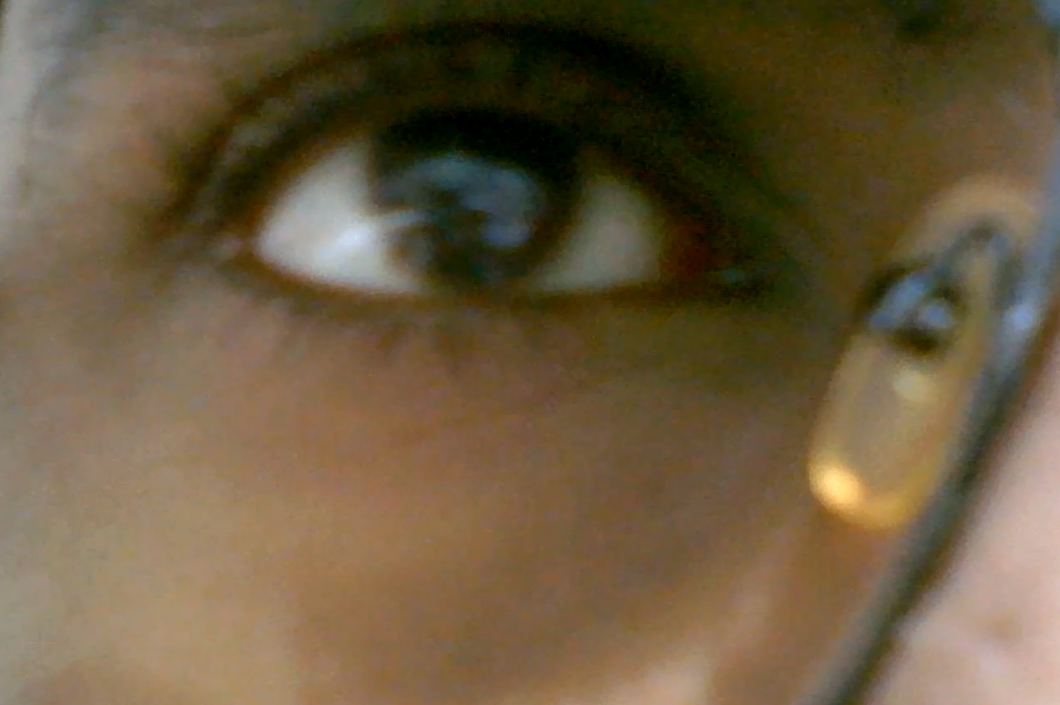
#> input picture pupil.png, 1060 x 705 px, found by its file name
$ python circle_detection.py
#> lines starting #> are read from the running program, lines starting #| are printed output that depends on the picture; after the words box and inside, x2 and y2 are one past the last pixel; in counts of white or black regions, pixels touching at a corner belong together
#> further down, img is the input picture: shape (705, 1060, 3); mean B, G, R 64, 90.8, 107.6
import cv2
import numpy as np
import matplotlib.pyplot as plt

def adjust_exposure(image, factor):
    return cv2.convertScaleAbs(image, alpha=factor, beta=0)

def adjust_brightness(image, value):
    return cv2.convertScaleAbs(image, alpha=1, beta=value)

def adjust_shadows(image, factor=1.0):
    # Adjust shadows by applying gamma correction on the lower intensities
    shadows = np.clip(255.0 * (image / 255.0) ** factor, 0, 255).astype(np.uint8)
    return shadows

def adjust_highlights(image, factor=1.0):
    # Adjust highlights by appl ying gamma correction on the inverted image
    highlights = np.clip(255.0 * ((255 - image) / 255.0) ** factor, 0, 255).astype(np.uint8)
    # Invert back to normal highlights
    highlights = 255 - highlights
    return highlights

def adjust_saturation(image, factor):
    # Convert the image from BGR to HSV color space
    hsv_image = cv2.cvtColor(image, cv2.COLOR_BGR2HSV)

    # Convert the saturation channel to float32 to prevent overflow during multiplication
    hsv_image = hsv_image.astype(np.float32)

    # Scale the saturation channel by the given factor
    hsv_image[:, :, 1] *= factor

    # Clip the saturation values to be in valid range [0, 255]
    hsv_image[:, :, 1] = np.clip(hsv_image[:, :, 1], 0, 255)

    # Convert back to uint8
    hsv_image = hsv_image.astype(np.uint8)

    # Convert the image back to BGR color space
    adjusted_image = cv2.cvtColor(hsv_image, cv2.COLOR_HSV2BGR)

    return adjusted_image

def adjust_contrast_clahe(image, clip_limit=2.0, tile_grid_size=(8, 8)):
    # Convert the image to the LAB color space
    lab_image = cv2.cvtColor(image, cv2.COLOR_BGR2LAB)

    # Split the LAB image into its channels
    l_channel, a_channel, b_channel = cv2.split(lab_image)

    # Apply CLAHE to the L-channel (luminance)
    clahe = cv2.createCLAHE(clipLimit=clip_limit, tileGridSize=tile_grid_size)
    l_channel_clahe = clahe.apply(l_channel)

    # Merge the channels back together
    enhanced_lab_image = cv2.merge((l_channel_clahe, a_channel, b_channel))

    # Convert back to BGR color space
    enhanced_image = cv2.cvtColor(enhanced_lab_image, cv2.COLOR_LAB2BGR)

    return enhanced_image

def increase_whites(image, threshold=200, increment=30):
    # Ensure the increment is within a valid range
#> called with threshold = 200, increment = 30
    increment = np.clip(increment, 0, 255)

    # Convert the image to the LAB color space to separate the lightness
    lab_image = cv2.cvtColor(image, cv2.COLOR_BGR2LAB)
#> lab_image: shape (705, 1060, 3); mean of channels 0, 1, 2 99.6, 130.9, 145.6
    l_channel, a_channel, b_channel = cv2.split(lab_image)
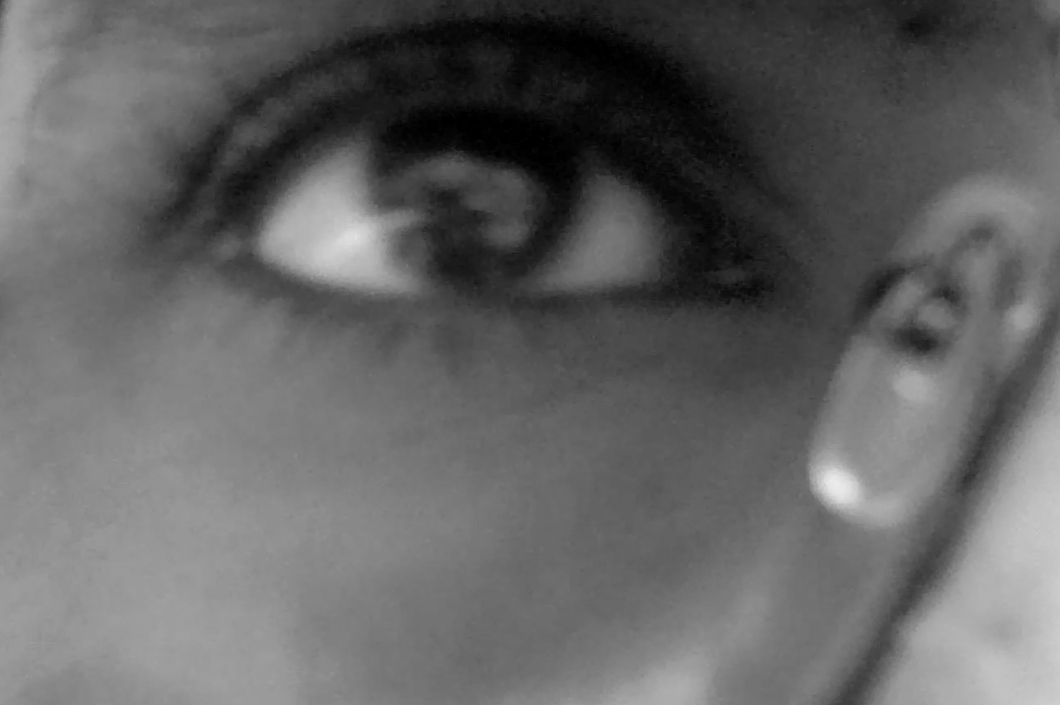
#> l_channel: shape (705, 1060); min 0, max 235, mean 99.6
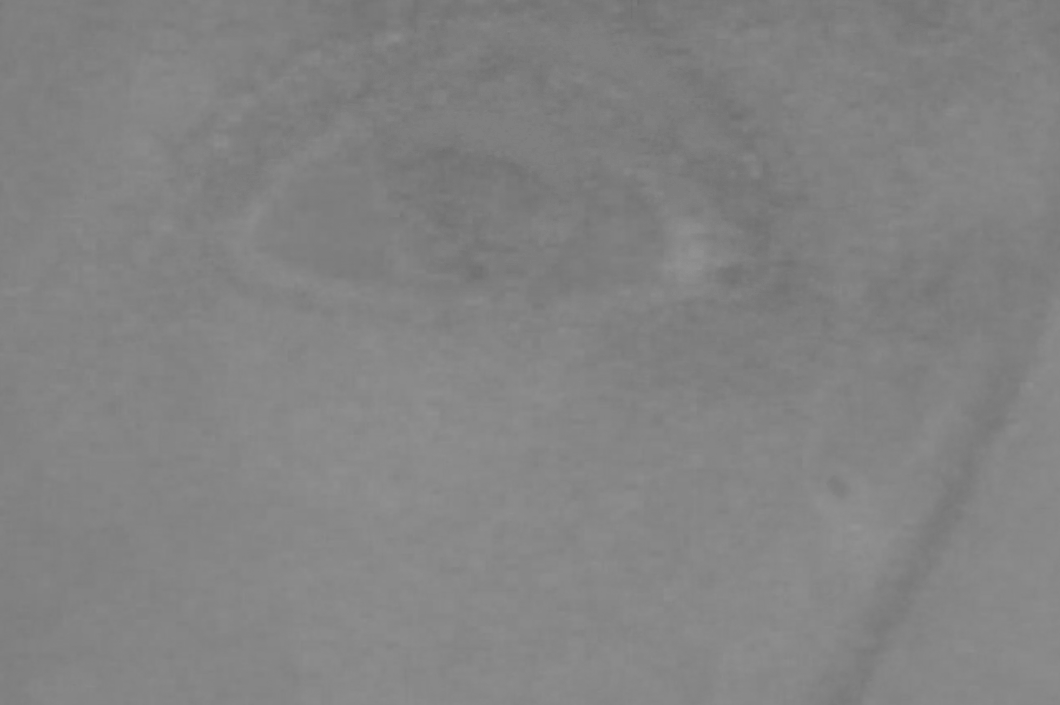
#> a_channel: shape (705, 1060); min 109, max 148, mean 130.9
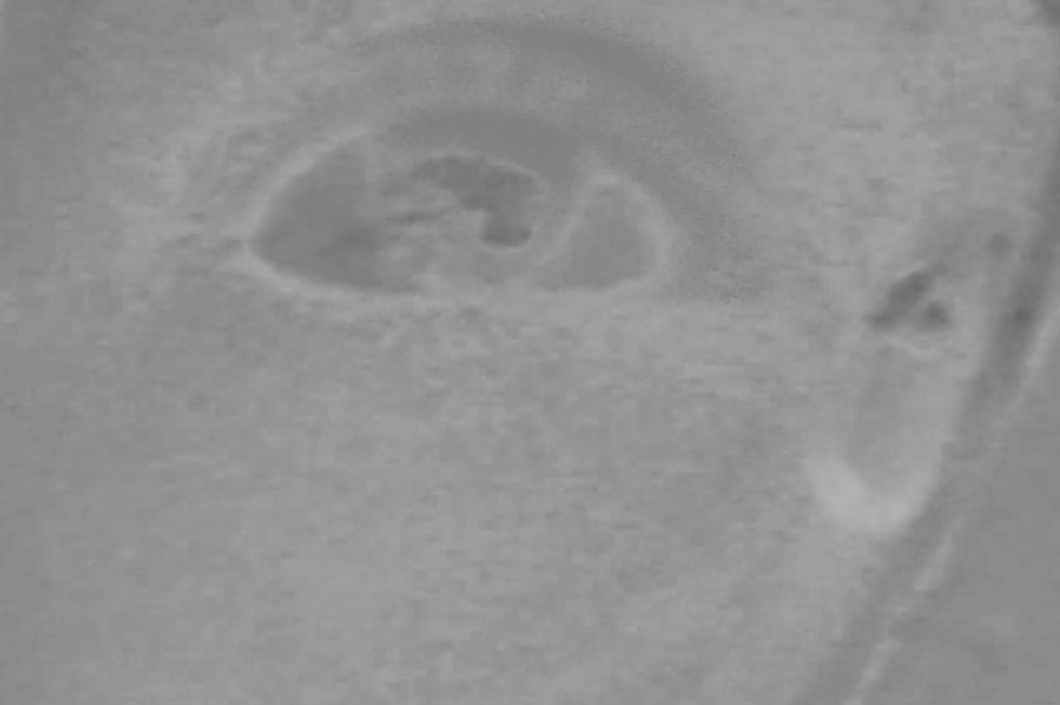
#> b_channel: shape (705, 1060); min 103, max 179, mean 145.6

    # Increase the intensity of light regions (whites) based on the threshold
    l_channel = np.where(l_channel > threshold, np.clip(l_channel + increment, 0, 255), l_channel)

    # Merge the channels back
    enhanced_lab_image = cv2.merge((l_channel, a_channel, b_channel))
#> enhanced_lab_image: shape (705, 1060, 3); mean of channels 0, 1, 2 99.6, 130.9, 145.6

    # Convert back to BGR color space
    enhanced_image = cv2.cvtColor(enhanced_lab_image, cv2.COLOR_LAB2BGR)

    return enhanced_image

# Load the image
image_path = 'pupil.png'
img = cv2.imread(image_path)

# Convert to grayscale

# high_light = adjust_highlights(gray_img, 1.4)
# expo = adjust_exposure(high_light, 1.5)

# Apply a Gaussian blur to reduce noise and improve circle detection
whitess = increase_whites(img)
blurred_img = adjust_contrast_clahe(whitess, clip_limit=4.0, tile_grid_size=(10, 10))
#> in adjust_contrast_clahe, `lab_image = cv2.cvtColor(image, cv2.COLOR_BGR2LAB)`: lab_image: shape (705, 1060, 3); mean of channels 0, 1, 2 99.6, 130.8, 145.6
#> in adjust_contrast_clahe, `l_channel_clahe = clahe.apply(l_channel)`:
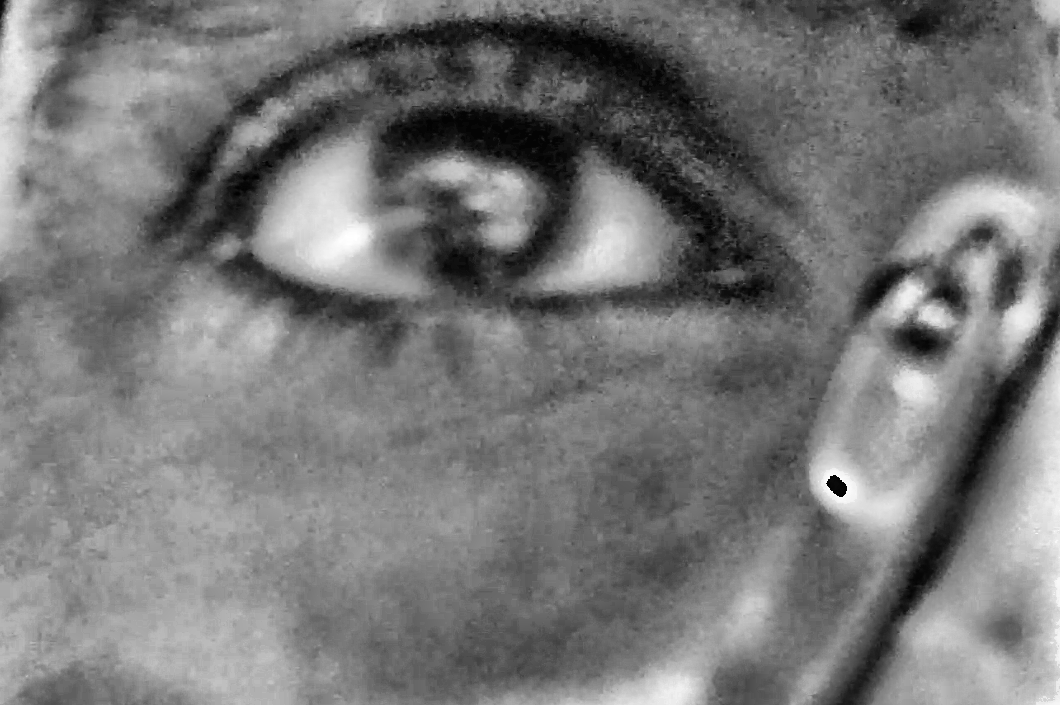
#> l_channel_clahe: shape (705, 1060); min 1, max 255, mean 119.1
#> in adjust_contrast_clahe, `enhanced_lab_image = cv2.merge((l_channel_clahe, a_channel, b_channel))`: enhanced_lab_image: shape (705, 1060, 3); mean of channels 0, 1, 2 119.1, 130.8, 145.6
#> in adjust_contrast_clahe, `enhanced_image = cv2.cvtColor(enhanced_lab_image, cv2.COLOR_LAB2BGR)`:
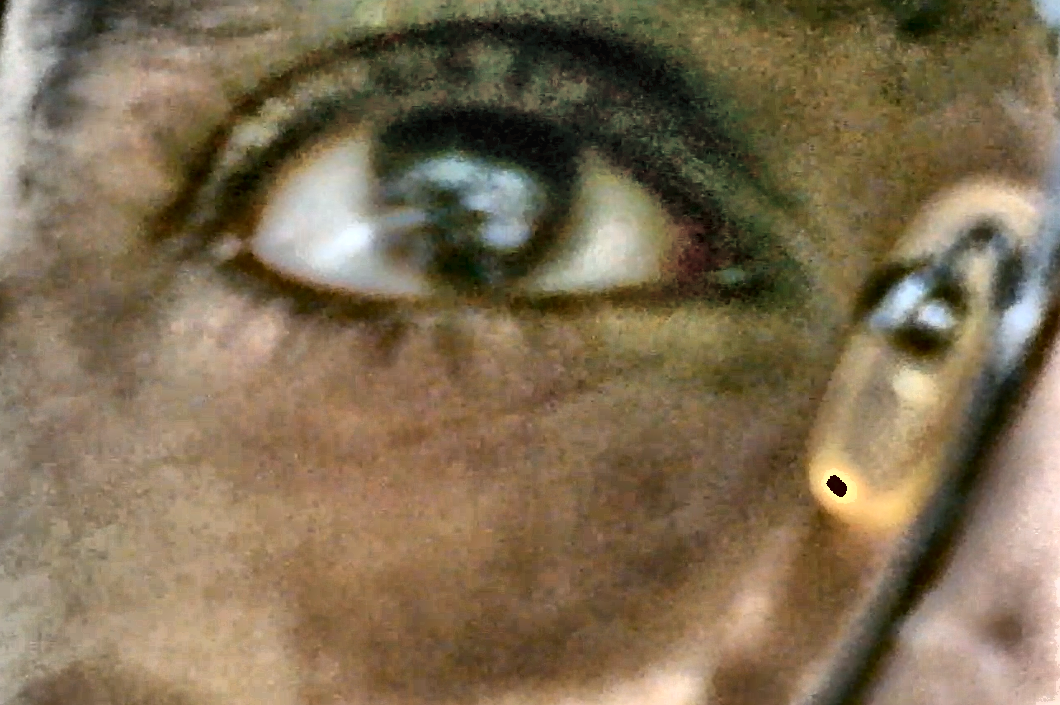
#> enhanced_image: shape (705, 1060, 3); mean B, G, R 82.8, 109.6, 126.9

blurred_img = cv2.GaussianBlur(blurred_img, (9, 9), 2)

gray_img = cv2.cvtColor(img, cv2.COLOR_BGR2GRAY)


# Use Hough Circle Transform to detect circles
circles = cv2.HoughCircles(gray_img,
                           cv2.HOUGH_GRADIENT, dp=1.2, minDist=50,
                           param1=70, param2=16, minRadius=50, maxRadius=100)
#> circles = [[906.6, 451.8, 99.32], [333, 223.8, 60.68], [960.6, 358.2, 96.68], [451.8, 229.8, 76.28], [925.8, 402.6, 99.32], [889.8, 531, 77.96], [316.2, 271.8, 76.76], [861, 425.4, 83.24], [954.6, 267, 67.88], [592.2, 234.6, 60.92], [216.6, 180.6, 64.88], [797.4, 546.6, 57.92]]
# Check if any circles were detected
if circles is not None:
    circles = np.uint16(np.around(circles))
#> circles = [[907, 452, 99], [333, 224, 61], [961, 358, 97], [452, 230, 76], [926, 403, 99], [890, 531, 78], [316, 272, 77], [861, 425, 83], [955, 267, 68], [592, 235, 61], [217, 181, 65], [797, 547, 58]]
    for i in circles[0, :]:
        # Draw the outer circle
        cv2.circle(img, (i[0], i[1]), i[2], (0, 255, 0), 2)
        # Draw the center of the circle
        cv2.circle(img, (i[0], i[1]), 2, (0, 0, 255), 3)
#> this loop made 12 passes
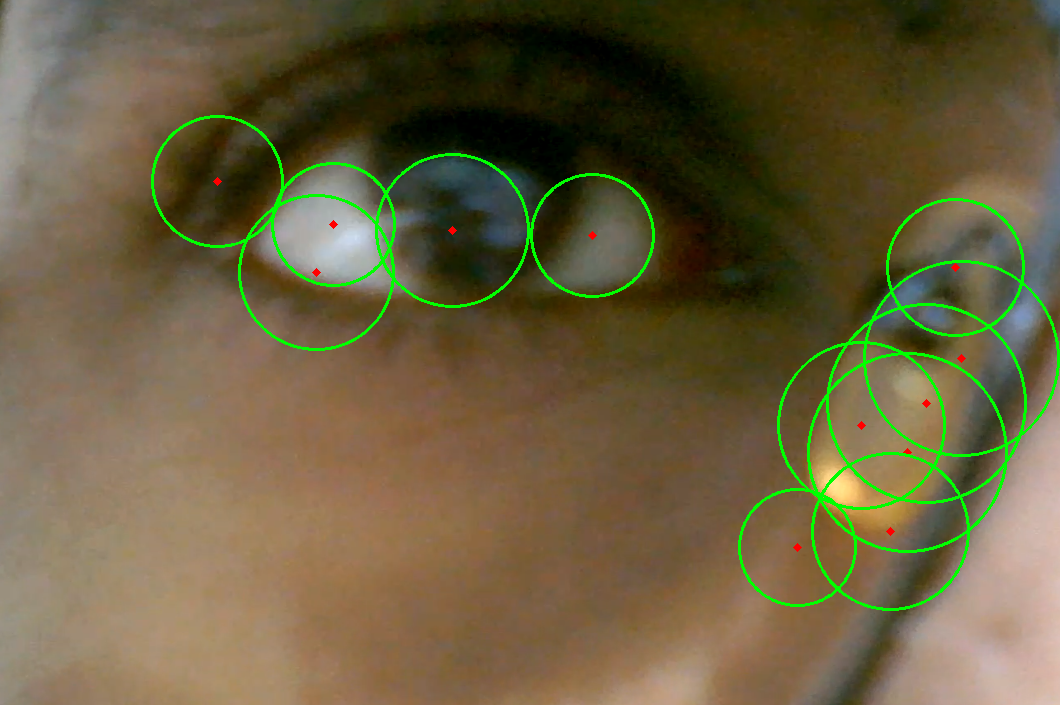
#> img: shape (705, 1060, 3); 2.31% of pixels changed, all inside (x1, y1, x2, y2) = (151, 115, 1060, 611)

# Show the result
cv2.imshow("blurr", gray_img)

plt.imshow(cv2.cvtColor(img, cv2.COLOR_BGR2RGB))
plt.axis('off')
plt.show()


cv2.waitKey(0)
cv2.destroyAllWindows()

$ run again, with circle detection.png copied over pupil.png
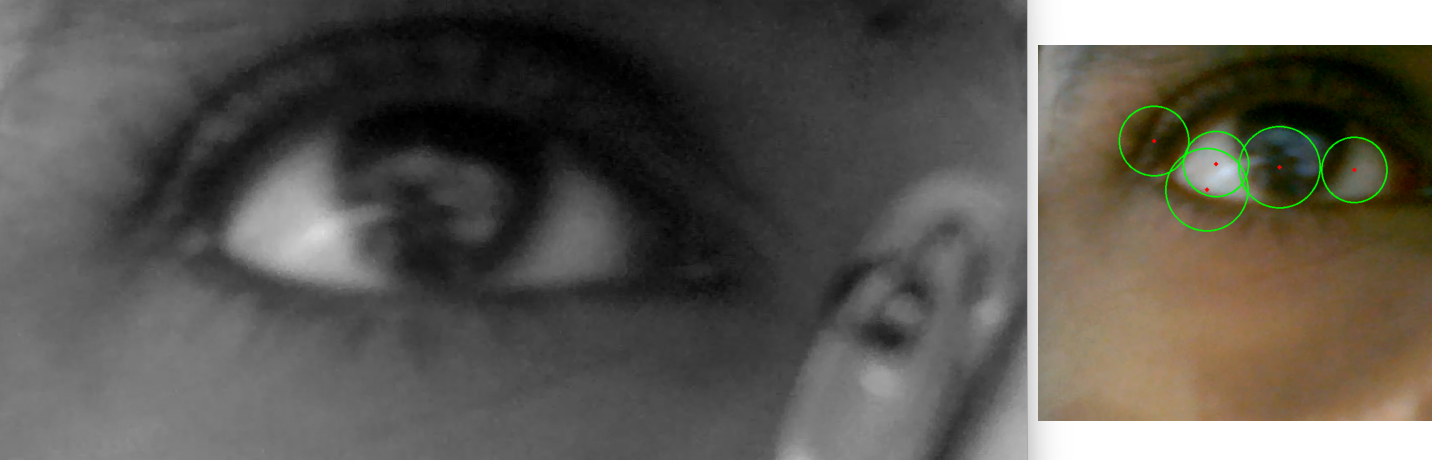
#> input picture circle detection.png, 1432 x 460 px, found by its file name
#> img is the input picture: shape (460, 1432, 3); mean B, G, R 82.3, 88.8, 91.9
#> in adjust_contrast_clahe, `enhanced_image = cv2.cvtColor(enhanced_lab_image, cv2.COLOR_LAB2BGR)`:
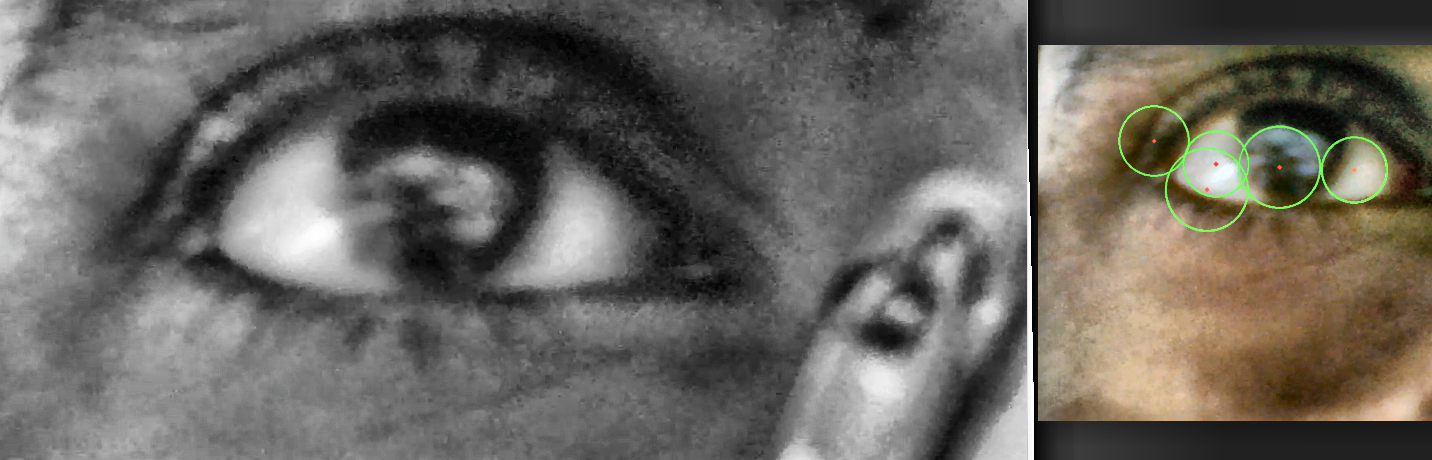
#> enhanced_image: shape (460, 1432, 3); mean B, G, R 95.5, 101.8, 105.3
#> `circles = cv2.HoughCircles(gray_img, cv2.HOUGH_GRADIENT, dp=1.2, minDi..`: circles = 24 rows, first 8: [1267.8, 125.4, 82.16], [1248.6, 201, 83.48], [1183.8, 173.4, 66.92], [925.8, 352.2, 98], [317.4, 215.4, 70.16], [1218.6, 135, 62.24], [1115.4, 95.4, 88.76], [433.8, 205.8, 61.28]
#> `circles = np.uint16(np.around(circles))`: circles = 24 rows, first 8: [1268, 125, 82], [1249, 201, 83], [1184, 173, 67], [926, 352, 98], [317, 215, 70], [1219, 135, 62], [1115, 95, 89], [434, 206, 61]
#> the loop `for i in circles[0, :]:` made 24 passes
#> after the loop `for i in circles[0, :]:`:
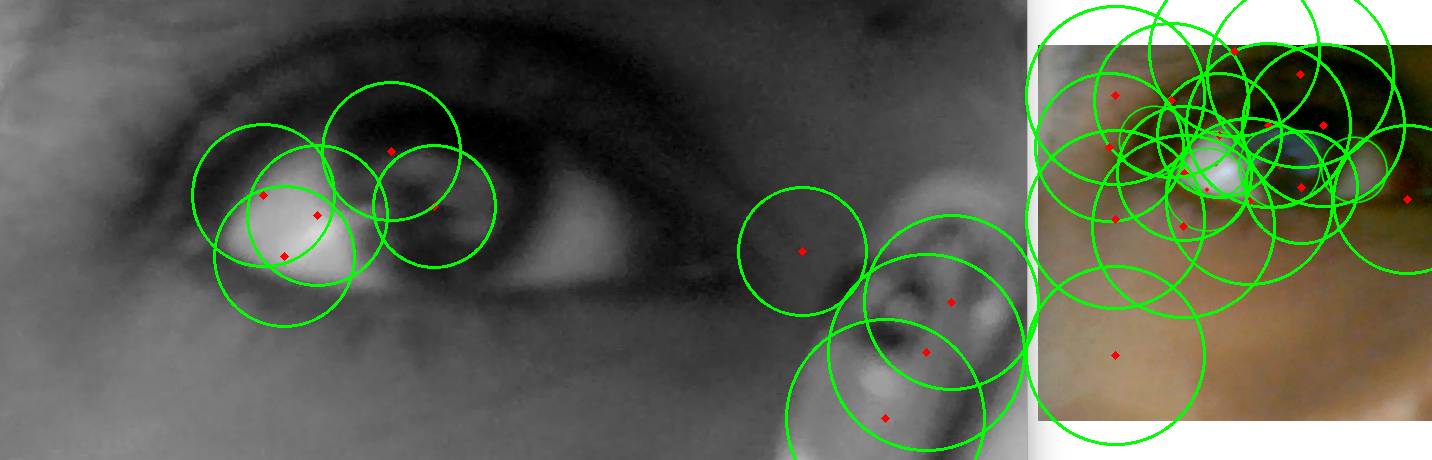
#> img: shape (460, 1432, 3); 4.85% of pixels changed, all inside (x1, y1, x2, y2) = (191, 0, 1432, 460)
